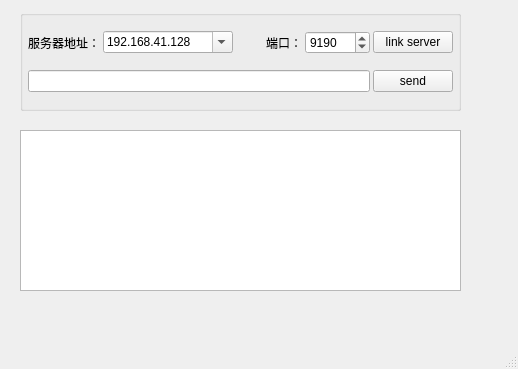
<?xml version="1.0" encoding="UTF-8"?>
<ui version="4.0">
 <class>Epoll</class>
 <widget class="QMainWindow" name="Epoll">
  <property name="geometry">
   <rect>
    <x>0</x>
    <y>0</y>
    <width>518</width>
    <height>369</height>
   </rect>
  </property>
  <property name="windowTitle">
   <string>MainWindow</string>
  </property>
  <widget class="QWidget" name="centralwidget">
   <widget class="QTextBrowser" name="textBrowser">
    <property name="geometry">
     <rect>
      <x>20</x>
      <y>130</y>
      <width>441</width>
      <height>161</height>
     </rect>
    </property>
   </widget>
   <widget class="QGroupBox" name="groupBox">
    <property name="geometry">
     <rect>
      <x>20</x>
      <y>10</y>
      <width>441</width>
      <height>101</height>
     </rect>
    </property>
    <property name="title">
     <string/>
    </property>
    <layout class="QVBoxLayout" name="verticalLayout">
     <property name="spacing">
      <number>3</number>
     </property>
     <property name="leftMargin">
      <number>5</number>
     </property>
     <property name="topMargin">
      <number>2</number>
     </property>
     <property name="rightMargin">
      <number>5</number>
     </property>
     <property name="bottomMargin">
      <number>2</number>
     </property>
     <item>
      <layout class="QHBoxLayout" name="horizontalLayout_2">
       <item>
        <widget class="QLabel" name="label">
         <property name="text">
          <string>服务器地址：</string>
         </property>
        </widget>
       </item>
       <item>
        <widget class="QComboBox" name="comboServer">
         <property name="minimumSize">
          <size>
           <width>130</width>
           <height>0</height>
          </size>
         </property>
         <property name="editable">
          <bool>true</bool>
         </property>
         <item>
          <property name="text">
           <string>192.168.41.128</string>
          </property>
         </item>
         <item>
          <property name="text">
           <string>127.0.0.1</string>
          </property>
         </item>
         <item>
          <property name="text">
           <string>localHost</string>
          </property>
         </item>
        </widget>
       </item>
       <item>
        <widget class="QLabel" name="label_2">
         <property name="text">
          <string>端口：</string>
         </property>
         <property name="alignment">
          <set>Qt::AlignRight|Qt::AlignTrailing|Qt::AlignVCenter</set>
         </property>
        </widget>
       </item>
       <item>
        <widget class="QSpinBox" name="spinPort">
         <property name="minimumSize">
          <size>
           <width>0</width>
           <height>0</height>
          </size>
         </property>
         <property name="minimum">
          <number>1</number>
         </property>
         <property name="maximum">
          <number>65535</number>
         </property>
         <property name="value">
          <number>9190</number>
         </property>
        </widget>
       </item>
       <item>
        <widget class="QPushButton" name="pushButton">
         <property name="text">
          <string>link server</string>
         </property>
        </widget>
       </item>
      </layout>
     </item>
     <item>
      <layout class="QHBoxLayout" name="horizontalLayout">
       <item>
        <widget class="QLineEdit" name="lineEdit"/>
       </item>
       <item>
        <widget class="QPushButton" name="pushButton_2">
         <property name="text">
          <string>send</string>
         </property>
        </widget>
       </item>
      </layout>
     </item>
    </layout>
   </widget>
  </widget>
  <widget class="QMenuBar" name="menubar">
   <property name="geometry">
    <rect>
     <x>0</x>
     <y>0</y>
     <width>518</width>
     <height>21</height>
    </rect>
   </property>
  </widget>
  <widget class="QStatusBar" name="statusbar"/>
 </widget>
 <resources/>
 <connections/>
</ui>
